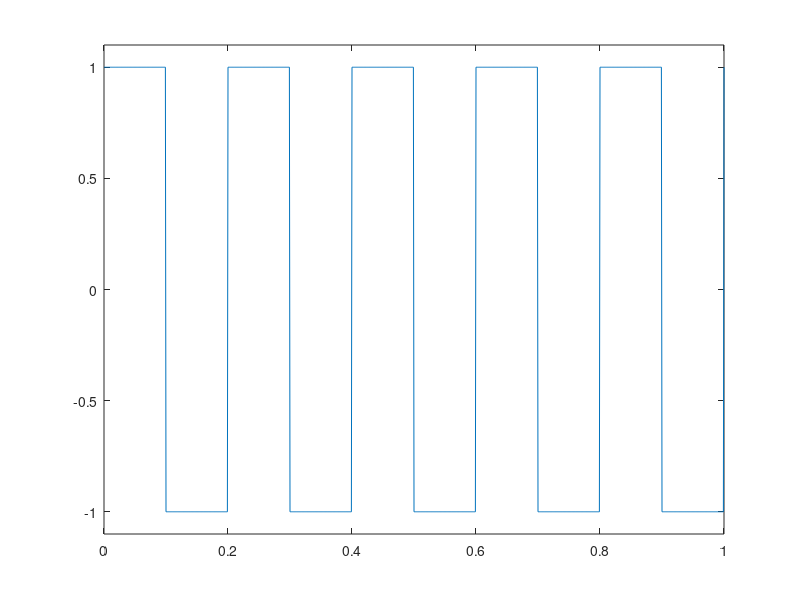

Here is the MATLAB script that generated this plot:
% squareWave.m

A = 1;   % amplitude set to 1
w0 = 10*pi; % angular frequency
rho = 50;  % duty cycle set to 50%
t = 0:.001:1;  % time from 0 to 1 sec
sq = A * square(w0*t, rho);  %  square wave
plot(t, sq);
axis([0 1 -1.1 1.1]) % x and y axes range
